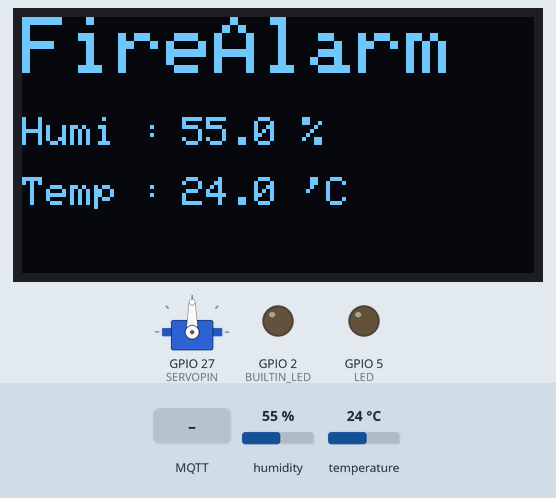
Simulated run of this sketch. Board: ESP32. On the bench: servo, 128×64 one-colour display, output pins drawn as LEDs (lit = HIGH). The inputs (shaded band) are chosen by the test bench; at power-on: humidity 55 %, temperature 24 °C. WiFi joins after 1.5 s; servers stay silent unless stated; random numbers use the default seed unless the sketch sets one; no MQTT or app messages arrive unless stated; what the sketch prints to the serial monitor is not drawn.

Above: at 4.7 s.
4.8 s: humidity set to 22 %
At 6.8 s:
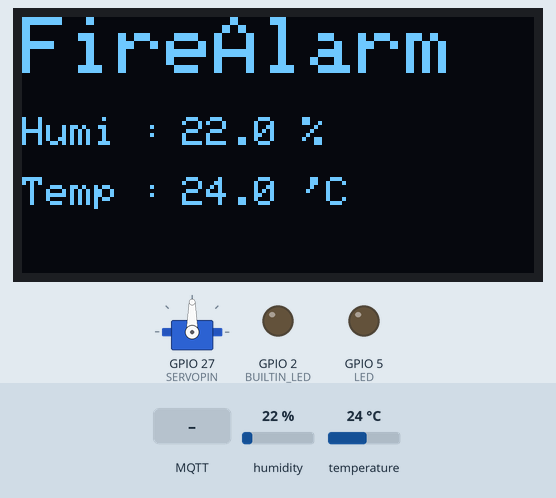
7.1 s: MQTT message "1" arrives on the first subscribed topic
At 9.4 s:
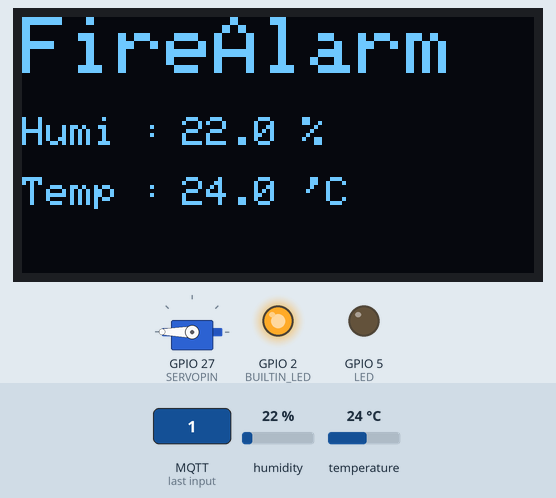
9.8 s: MQTT message "on" arrives on the first subscribed topic
At 12.5 s:
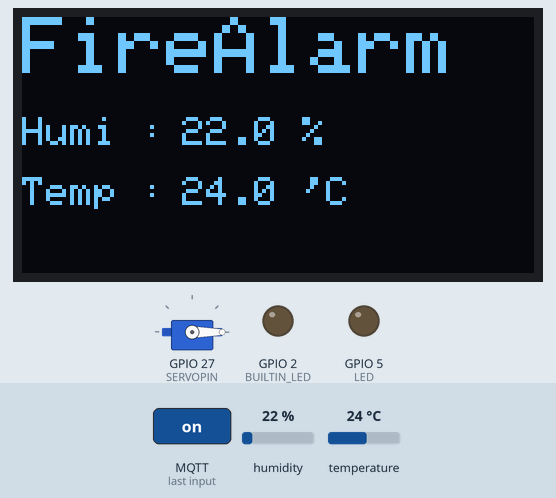
12.8 s: temperature set to 12 °C
At 14.8 s:
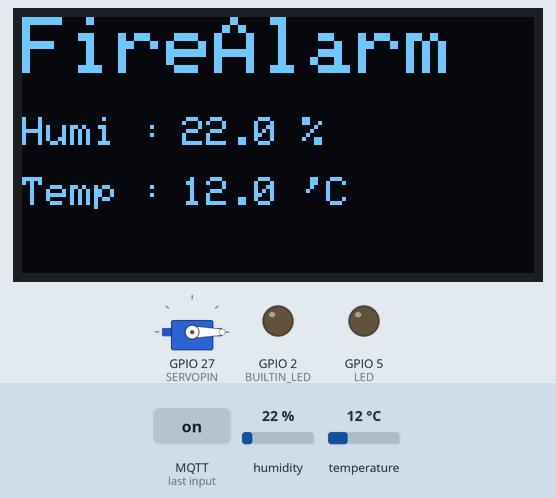
15.1 s: humidity set to 40 %
At 16.0 s:
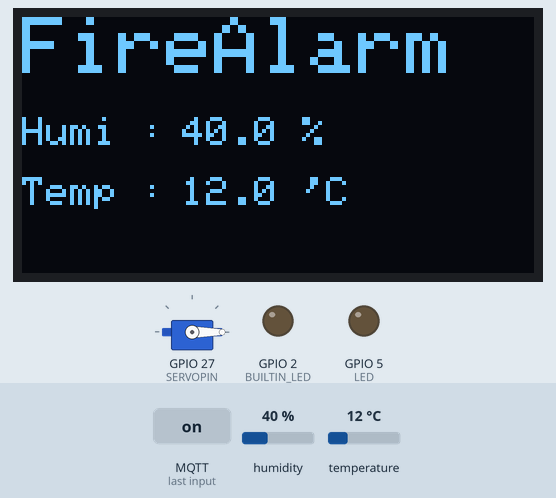
17.2 s: MQTT message "off" arrives on the first subscribed topic
Timing chart, 0 to 19.7 s (numbered marks = the images above; inputs shaded):
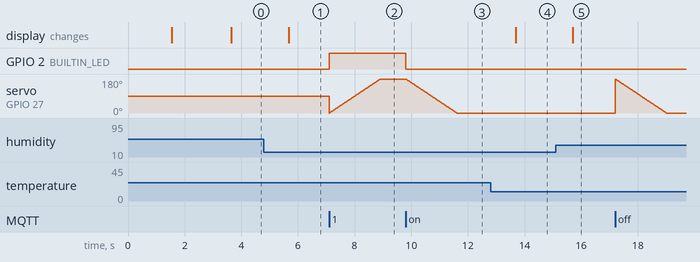

The sketch:

ESP32_FireAlarm_2.0.ino
```cpp
 #define BUILTIN_LED 2
#define LED 5
#define DHTTYPE DHT11
#define DHTPIN 15
#define SERVOPIN 27
#define SCREEN_WIDTH 128 // OLED display width, in pixels
#define SCREEN_HEIGHT 64 // OLED display height, in pixels
//#define VCC 13


#include <WiFi.h>
#include <PubSubClient.h>
#include <ESP32_Servo.h>
#include <Adafruit_GFX.h>
#include <Adafruit_SSD1306.h>
#include <Fonts/FreeSerif9pt7b.h>
#include <Fonts/FreeMonoOblique9pt7b.h>
#include "DHT.h"

DHT dht(DHTPIN, DHTTYPE);
Servo servo1;
Adafruit_SSD1306 display(SCREEN_WIDTH, SCREEN_HEIGHT, &Wire, -1);

// Update these with values suitable for your network.

//const char* ssid = "214ho";
//const char* password = "12345678";
const char* ssid = "LGU+_POLY";
const char* password = "@Polytech";
const char* mqtt_server = "broker.mqtt-dashboard.com";

WiFiClient espClient;
PubSubClient client(espClient);
unsigned long lastMsg = 0;
#define MSG_BUFFER_SIZE  (50)
#define DHT_BUFFER_SIZE  (5)  // null까지 포함한 길이
char msg[MSG_BUFFER_SIZE];
char strhumi[DHT_BUFFER_SIZE];
char strtemp[DHT_BUFFER_SIZE];
int value = 0;

void setup_wifi() {

  delay(10);
  // We start by connecting to a WiFi network
  Serial.println();
  Serial.print("Connecting to ");
  Serial.println(ssid);

  WiFi.mode(WIFI_STA);
  WiFi.begin(ssid, password);

  while (WiFi.status() != WL_CONNECTED) {
    delay(500);
    Serial.print(".");
  }

  randomSeed(micros());

  Serial.println("");
  Serial.println("WiFi connected");
  Serial.println("IP address: ");
  Serial.println(WiFi.localIP());
}


// 구독(subscribe) 받아온 payload 구현부분
void callback(char* topic, byte* payload, unsigned int length) {
  Serial.print("Message arrived [");
  Serial.print(topic);
  Serial.print("] ");
  for (int i = 0; i < length; i++) {
    Serial.print((char)payload[i]);
  }
  Serial.println();

  // Switch on the LED if an 1 was received as first character
  if ((char)payload[0] == '1') {
    Serial.println("1받음");
    digitalWrite(BUILTIN_LED, HIGH);

    for(int posDegrees = 0; posDegrees <= 180; posDegrees++) {
      servo1.write(posDegrees);
      delay(10);
    }
  } else {
    Serial.println("0받음");
    digitalWrite(BUILTIN_LED, LOW);

    for(int posDegrees = 180; posDegrees >= 0; posDegrees--) {
      servo1.write(posDegrees);
      delay(10);
    }
  }
}

void reconnect() {
  // Loop until we're reconnected
  while (!client.connected()) {
    Serial.print("Attempting MQTT connection...");
    // Create a random client ID
    String clientId = "ESP32Client-";
    clientId += String(random(0xffff), HEX);
    // Attempt to connect
    if (client.connect(clientId.c_str())) {
      Serial.println("connected");
      // Once connected, publish an announcement...
      client.publish("FireAlarm/Polytech/A1", "reconnected");    // 재연결 브로커로 송신(publish, payload)
      // ... and resubscribe
      client.subscribe("FireAlarm/Polytech/Server");  // 재연결 구독(subscribe)->브로커에서 수신(payload 받아옴)
    } else {
      Serial.print("failed, rc=");
      Serial.print(client.state());
      Serial.println(" try again in 5 seconds");
      // Wait 5 seconds before retrying
      delay(5000);
    }
  }
}

void setup() {
  pinMode(BUILTIN_LED, OUTPUT);     // Initialize the BUILTIN_LED pin as an output
  pinMode(LED, OUTPUT);
  //pinMode(VCC, OUTPUT);
  //digitalWrite(VCC, HIGH);
  Serial.begin(115200);
  setup_wifi();
  client.setServer(mqtt_server, 1883);
  client.setCallback(callback); // callback 함수 연결
  dht.begin();
  servo1.attach(SERVOPIN);

  if(!display.begin(SSD1306_SWITCHCAPVCC, 0x3C)) { // Address 0x3D for 128x64
    Serial.println(F("SSD1306 allocation failed"));
    for(;;);
  }

  delay(2000);
  display.clearDisplay();

}

void loop() {

  // 연결이 끊기면 재연결
  if (!client.connected()) {
    reconnect();
  }
  client.loop();

  float h = dht.readHumidity();// 습도를 측정합니다.
  float t = dht.readTemperature();// 온도를 측정합니다.
  float f = dht.readTemperature(true);// 화씨 온도를 측정합니다.

  if (isnan(h) || isnan(t) || isnan(f)) {
    Serial.println("Failed to read from DHT sensor!");
    return;
  }

  unsigned long now = millis();
  if (now - lastMsg > 2000) {
    lastMsg = now;

    snprintf(strhumi, DHT_BUFFER_SIZE, "%.1f", h);
    snprintf(strtemp, DHT_BUFFER_SIZE, "%.1f", t);

    display.clearDisplay();
    //display.setFont(&FreeSerif9pt7b);
    display.setTextSize(2);
    display.setTextColor(WHITE);
    display.setCursor(0,0);
    display.println("FireAlarm");

    //display.setFont(&FreeMonoOblique9pt7b);
    display.setTextSize(1.5);
    display.setCursor(0, 25);
    display.println("Humi : ");
    display.setCursor(40, 25);
    display.println(strhumi);
    display.setCursor(70, 25);
    display.println("%");


    display.setCursor(0, 40);
    display.println("Temp : ");
    display.setCursor(40, 40);
    display.println(strtemp);
    display.setCursor(70, 40);
    display.println("'C");
    display.display();

    String dhtData = "{\"humidity\":\""+String(strhumi)+"\", \"temperature\":\""+String(strtemp) +"\"}";
    dhtData.toCharArray(msg, dhtData.length()+1); //string -> char[], char* 길이는 순수한 길이, 스트링은 NULL 포함

    Serial.print("Publish message: ");
    Serial.println(msg);
    client.publish("FireAlarm/Polytech/A1", msg);  // 브로커로 송신(publish, payload)
  }
}
```

Measured:
- after the input at 4.8 s, the display: changes after 0.87 s (image 1)
- after the input at 7.1 s, GPIO 2 (BUILTIN_LED): LOW → HIGH at once
- after the input at 9.8 s, GPIO 2 (BUILTIN_LED): HIGH → LOW at once; servo on GPIO 27 (SERVOPIN): moves from 180° to 0° over 1.8 s, starting at once
- after the input at 12.8 s, the display: changes after 0.88 s (image 4)
- after the input at 15.1 s, the display: changes after 0.61 s (image 5)
